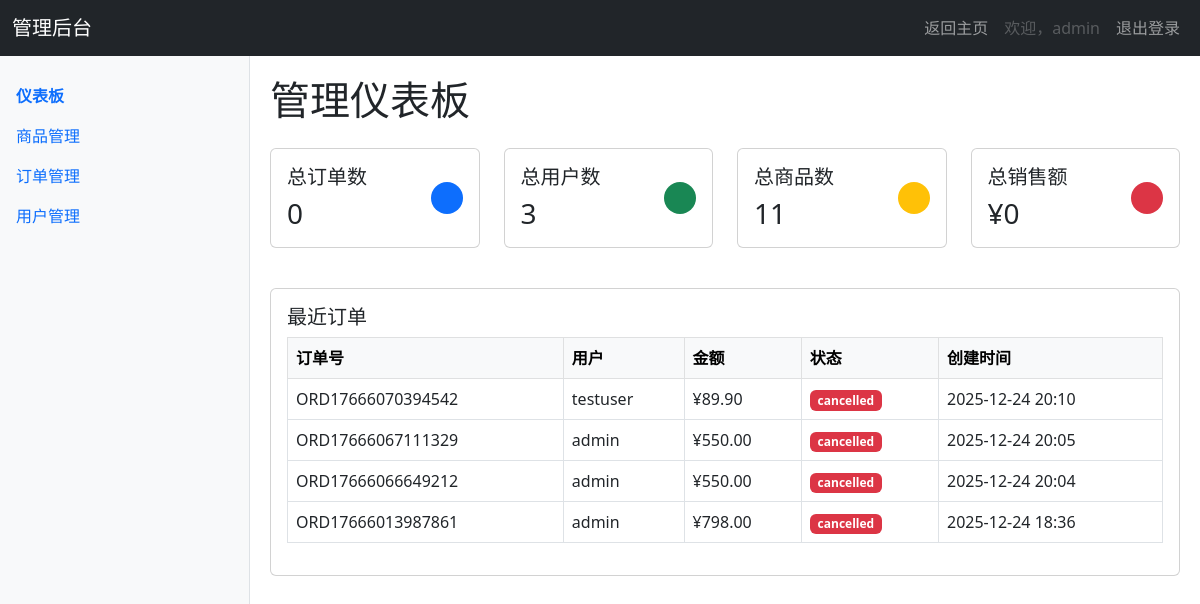
The page /admin/dashboard (signed in) on the database its author committed.
### app/models.py (models this page shows, shortened)
class User(UserMixin, db.Model):
    __tablename__ = 'users'
    id = db.Column(db.Integer, primary_key=True)
    username = db.Column(db.String(64), unique=True, nullable=False, index=True)
    email = db.Column(db.String(120), unique=True, nullable=False, index=True)
    password_hash = db.Column(db.String(256), nullable=False)
    is_admin = db.Column(db.Boolean, default=False)
    is_active = db.Column(db.Boolean, default=True)
    created_at = db.Column(db.DateTime, default=datetime.utcnow)
    last_login = db.Column(db.DateTime)
    phone = db.Column(db.String(20))
    address = db.Column(db.Text)
    avatar = db.Column(db.String(200), default='default_avatar.png')
    carts = db.relationship('Cart', backref='user', lazy='dynamic')
    orders = db.relationship('Order', backref='user', lazy='dynamic')
    reviews = db.relationship('Review', backref='user', lazy='dynamic')
    logs = db.relationship('UserLog', backref='user', lazy='dynamic')

class Order(db.Model):
    __tablename__ = 'orders'
    id = db.Column(db.Integer, primary_key=True)
    order_number = db.Column(db.String(50), unique=True, nullable=False)
    user_id = db.Column(db.Integer, db.ForeignKey('users.id'), nullable=False)
    total_amount = db.Column(db.Numeric(10, 2), nullable=False)
    status = db.Column(db.Enum('pending', 'paid', 'shipped', 'delivered', 'cancelled'),
                       default='pending')
    shipping_address = db.Column(db.Text)
    payment_method = db.Column(db.String(50))
    notes = db.Column(db.Text)
    created_at = db.Column(db.DateTime, default=datetime.utcnow)
    updated_at = db.Column(db.DateTime, default=datetime.utcnow, onupdate=datetime.utcnow)
    items = db.relationship('OrderItem', backref='order', lazy='dynamic', cascade='all, delete-orphan')

### app/admin/routes.py (the view)
@admin.route('/dashboard')
@admin_required
def dashboard():
    total_orders = Order.query.filter_by(status='pending').count()
    total_users = User.query.count()
    total_products = Product.query.count()
    total_revenue = db.session.query(db.func.sum(Order.total_amount)).filter_by(status='pending').scalar() or 0
    recent_orders = Order.query.order_by(Order.created_at.desc()).limit(5).all()
    return render_template('dashboard.html',
                         total_orders=total_orders,
                         total_users=total_users,
                         total_products=total_products,
                         total_revenue=total_revenue,
                         recent_orders=recent_orders)

### app/admin/routes.py (called while the page is built)
def admin_required(f):
    from functools import wraps
    @wraps(f)
    def decorated_function(*args, **kwargs):
        if not current_user.is_authenticated or not current_user.is_admin:
            abort(403)
        return f(*args, **kwargs)
    return decorated_function

@admin.before_request
@login_required
def check_admin():
    if not current_user.is_admin:
        abort(403)

### app/context_processors.py (called while the page is built)
def inject_now():
    return {'now': datetime.utcnow()}

def inject_categories():
    try:
        categories = Category.query.order_by(Category.name).all()
        return {'categories': categories}
    except:
        return {'categories': []}

def inject_cart_info():
    from flask_login import current_user
    cart_items_count = 0
    cart_total_amount = 0
    if current_user.is_authenticated:
        try:
            cart = Cart.query.filter_by(user_id=current_user.id).first()
            if cart:
                cart_items_count = cart.total_quantity
                cart_total_amount = float(cart.total_price)
        except:
            pass
    return {
        'cart_items_count': cart_items_count,
        'cart_total_amount': cart_total_amount
    }

### app/models.py (called while the page is built)
@login_manager.user_loader
def load_user(user_id):
    return User.query.get(int(user_id))

    @property
    def total_price(self):
        return sum(item.subtotal for item in self.items)

    @property
    def total_quantity(self):
        return sum(item.quantity for item in self.items)

### app/admin/templates/dashboard.html (shortened to what this page needs)
{% extends "admin_base.html" %}
{% block content %}
    <h1 class="mb-4">管理仪表板</h1>
    <div class="row mb-4">
        <div class="col-md-3 mb-3">
            <div class="card">
                <div class="card-body">
                    <div class="d-flex justify-content-between align-items-center">
                        <div>
                            <h5 class="card-title">总订单数</h5>
                            <h3 class="card-text">{{ total_orders }}</h3>
                        </div>
                        <div class="bg-primary text-white p-3 rounded-circle">
                        </div>
                    </div>
                </div>
            </div>
        </div>
        <div class="col-md-3 mb-3">
            <div class="card">
                <div class="card-body">
                    <div class="d-flex justify-content-between align-items-center">
                        <div>
                            <h5 class="card-title">总用户数</h5>
                            <h3 class="card-text">{{ total_users }}</h3>
                        </div>
                        <div class="bg-success text-white p-3 rounded-circle">
                        </div>
                    </div>
                </div>
            </div>
        </div>
        <div class="col-md-3 mb-3">
            <div class="card">
                <div class="card-body">
                    <div class="d-flex justify-content-between align-items-center">
                        <div>
                            <h5 class="card-title">总商品数</h5>
                            <h3 class="card-text">{{ total_products }}</h3>
                        </div>
                        <div class="bg-warning text-white p-3 rounded-circle">
                        </div>
                    </div>
                </div>
            </div>
        </div>
        <div class="col-md-3 mb-3">
            <div class="card">
                <div class="card-body">
                    <div class="d-flex justify-content-between align-items-center">
                        <div>
                            <h5 class="card-title">总销售额</h5>
                            <h3 class="card-text">¥{{ total_revenue }}</h3>
                        </div>
                        <div class="bg-danger text-white p-3 rounded-circle">
                        </div>
                    </div>
                </div>
            </div>
        </div>
    </div>
    <div class="card mb-4">
        <div class="card-body">
            <h5 class="card-title">最近订单</h5>
            <div class="table-responsive">
                <table class="table table-bordered table-hover">
                    <thead class="table-light">
                        <tr>
                            <th>订单号</th>
                            <th>用户</th>
                            <th>金额</th>
                            <th>状态</th>
                            <th>创建时间</th>
                        </tr>
                    </thead>
                    <tbody>
                        {% for order in recent_orders %}
                            <tr>
                                <td>{{ order.order_number }}</td>
                                <td>{{ order.user.username }}</td>
                                <td>¥{{ order.total_amount }}</td>
                                <td>
                                    <span class="badge {% if order.status == 'paid' %}bg-success{% elif order.status == 'pending' %}bg-warning{% else %}bg-danger{% endif %}">
                                        {{ order.status }}
                                    </span>
                                </td>
                                <td>{{ order.created_at.strftime('%Y-%m-%d %H:%M') }}</td>
                            </tr>
                        {% else %}
                            <tr>
                                <td colspan="5" class="text-center">暂无订单</td>
                            </tr>
                        {% endfor %}
                    </tbody>
                </table>
            </div>
        </div>
    </div>
{% endblock %}

### app/admin/templates/admin_base.html (shortened to what this page needs)
<!DOCTYPE html>
<html lang="zh-CN">
<head>
    <link href="https://cdn.jsdelivr.net/npm/bootstrap@5.3.0/dist/css/bootstrap.min.css" rel="stylesheet">
</head>
<body>
    <nav class="navbar navbar-expand-lg navbar-dark bg-dark">
        <div class="container-fluid">
            <a class="navbar-brand" href="{{ url_for('admin.dashboard') }}">管理后台</a>
            <div class="collapse navbar-collapse justify-content-end" id="navbarNav">
                <ul class="navbar-nav">
                    <li class="nav-item">
                        <a class="nav-link" href="{{ url_for('main.index') }}">返回主页</a>
                    </li>
                    <li class="nav-item">
                        <span class="nav-link disabled">欢迎，{{ current_user.username }}</span>
                    </li>
                    <li class="nav-item">
                        <a class="nav-link" href="{{ url_for('auth.logout') }}">退出登录</a>
                    </li>
                </ul>
            </div>
        </div>
    </nav>
    <div class="d-flex">
        <div class="sidebar">
            <ul class="nav flex-column">
                <li class="nav-item">
                    <a class="nav-link {% if request.endpoint == 'admin.dashboard' %}active{% endif %}" href="{{ url_for('admin.dashboard') }}">仪表板</a>
                </li>
                <li class="nav-item">
                    <a class="nav-link {% if 'product' in request.endpoint %}active{% endif %}" href="{{ url_for('admin.product_manage') }}">商品管理</a>
                </li>
                <li class="nav-item">
                    <a class="nav-link {% if 'order' in request.endpoint %}active{% endif %}" href="{{ url_for('admin.order_manage') }}">订单管理</a>
                </li>
                <li class="nav-item">
                    <a class="nav-link {% if 'user' in request.endpoint %}active{% endif %}" href="{{ url_for('admin.user_manage') }}">用户管理</a>
                </li>
            </ul>
        </div>
        <div class="content">
            {% block content %}
            {% endblock %}
        </div>
    </div>
</body>
</html>

### app/admin/templates/admin_base.html (style rules this page uses)
body { min-height: 100vh; display: flex; flex-direction: column; }
.sidebar { width: 250px; min-height: calc(100vh - 56px); background-color: #f8f9fa; border-right: 1px solid #dee2e6; padding-top: 20px; }
.content { flex: 1; padding: 20px; }
.nav-link.active { font-weight: bold; color: #0d6efd !important; }

### rows shown on the page
User: username "admin"
Order: order_number "ORD17666070394542", user.username "testuser", total_amount "89.90", status "cancelled", created_at "2025-12-24 20:10"
Order: order_number "ORD17666067111329", user.username "admin", total_amount "550.00", status "cancelled", created_at "2025-12-24 20:05"
Order: order_number "ORD17666066649212", user.username "admin", total_amount "550.00", status "cancelled", created_at "2025-12-24 20:04"
Order: order_number "ORD17666013987861", user.username "admin", total_amount "798.00", status "cancelled", created_at "2025-12-24 18:36"

### other values the page prints
{{ total_orders }} "0"
{{ total_users }} "3"
{{ total_products }} "11"
{{ total_revenue }} "0"
